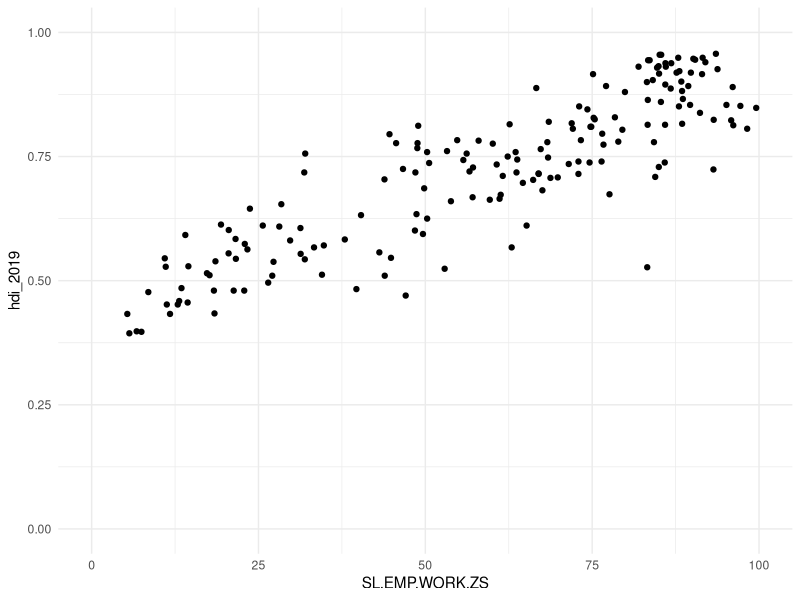
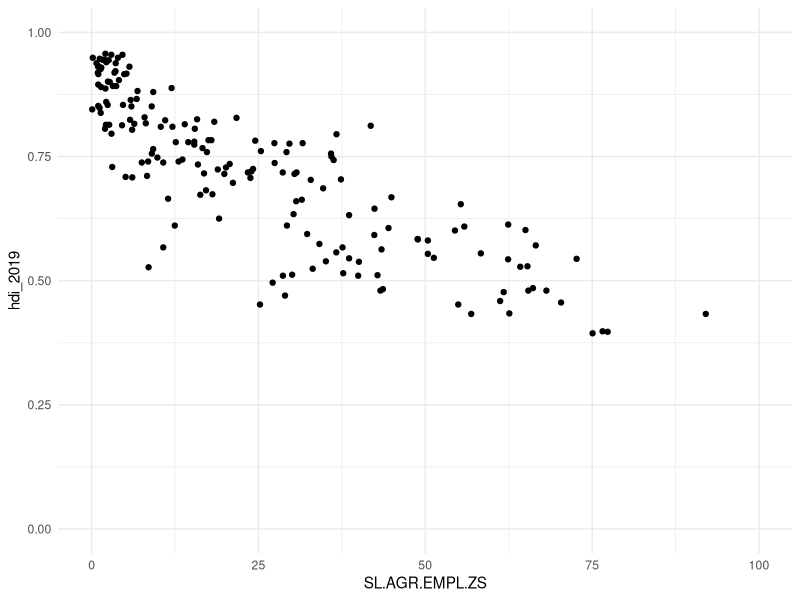
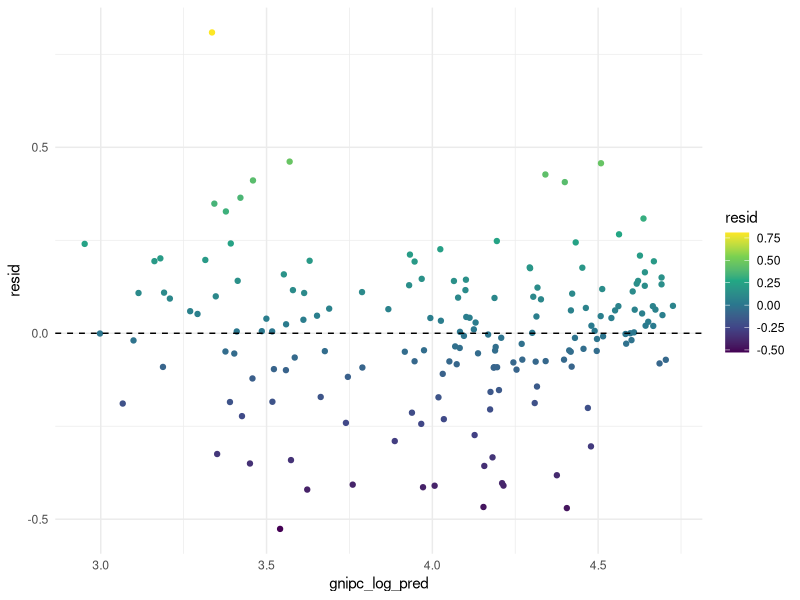
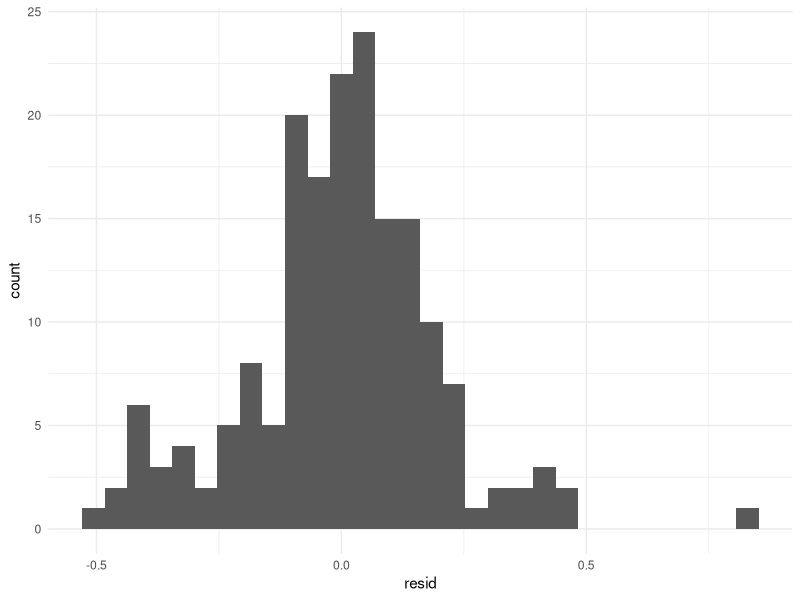
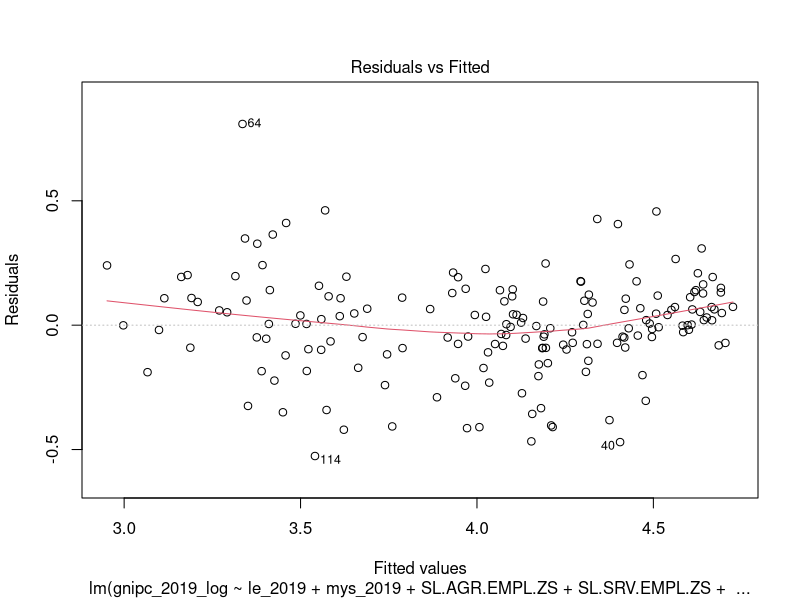
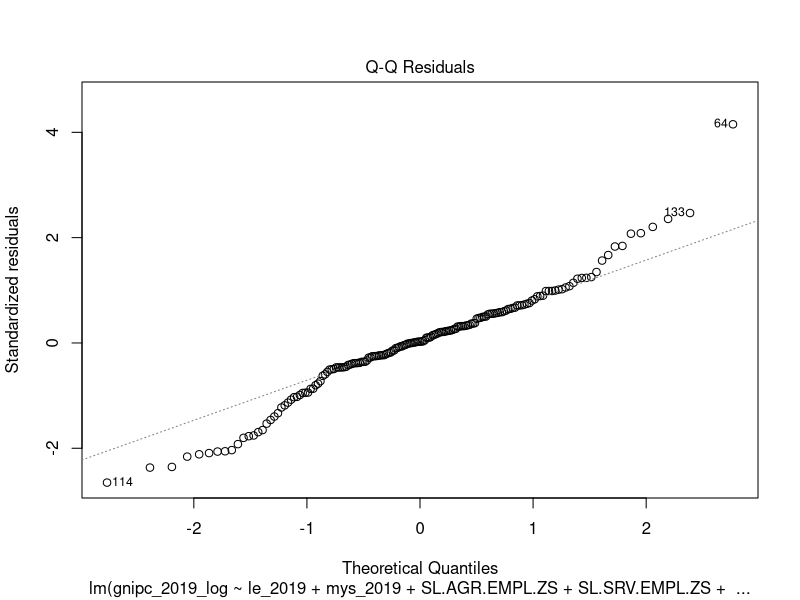
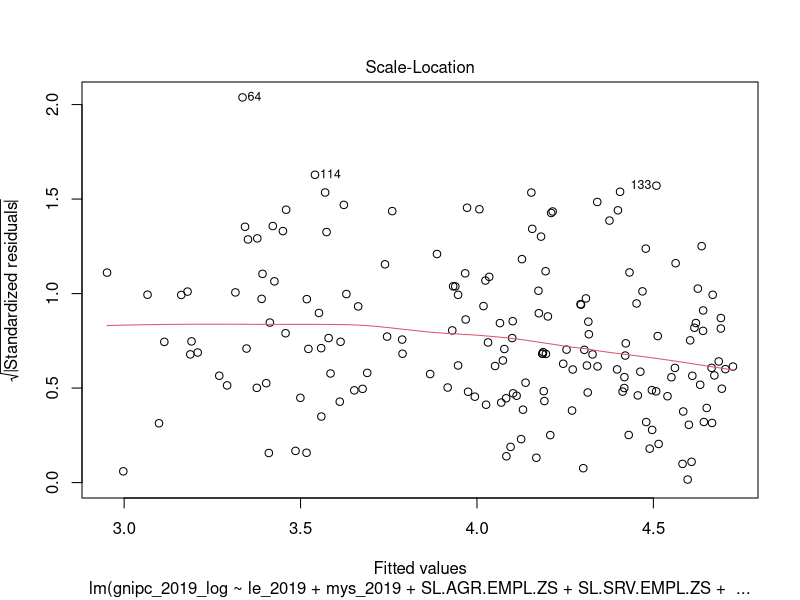
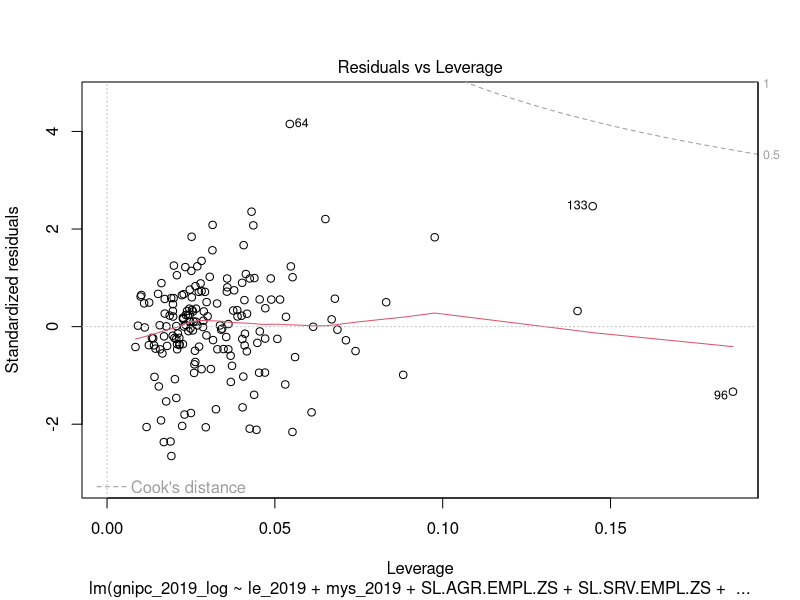

Write the R code that produced these figures, in order.
## ---- chunk 1
knitr::opts_chunk$set(echo=FALSE)
library(tidyverse)
library(broom)
library(leaps)
library(car)
## ---- chunk 2
knitr::opts_chunk$set(echo=TRUE, message=FALSE, warning=FALSE, collapse=TRUE, highlight=TRUE, paged.print=FALSE, prompt=TRUE, strip.white=FALSE, tidy = TRUE)
## ---- chunk 3
df <- read_csv('./data/wb_bank_data_2019.csv')
hdi <- read_csv('./data/HDI_HDR2020_040722.csv')

df <- df %>%
     pivot_wider(id_cols = c(iso3c, iso2c, country), names_from = indicatorID, values_from = value)
## ---- chunk 4
hdi <- hdi %>%
        select(iso3c, country, contains("_2019"))

## ---- chunk 5
final <- hdi %>%
            left_join(
              df %>% select(-country)
              )

final <- final %>% drop_na()

## ---- chunk 6
final %>%
  ggplot() + 
    geom_point(aes(x=SL.EMP.WORK.ZS, y=hdi_2019)) + 
    ylim(0,1) + 
    xlim(0,100) +
    theme_minimal()
## ---- chunk 7
final %>%
  ggplot() + 
    geom_point(aes(x=SL.AGR.EMPL.ZS, y=hdi_2019)) + 
    ylim(0,1) + 
    xlim(0,100) +
    theme_minimal()
## ---- chunk 8
final %>%
  select(SL.AGR.EMPL.ZS,SL.EMP.WORK.ZS, hdi_2019) %>%
  cor(., method='pearson')
## ---- chunk 9
final <- final %>%
                mutate(gnipc_2019_log = log10(gnipc_2019))

lm_1 <- final %>%
          lm(gnipc_2019_log ~ le_2019 + mys_2019 + SL.AGR.EMPL.ZS + SL.SRV.EMPL.ZS + SL.EMP.WORK.ZS -gnipc_2019_log, data = .)

summary(lm_1)
## ---- chunk 10
resids <- tibble(
  iso3c = final$iso3c,
  gnipc = final$gnipc_2019_log,
  gnipc_log_pred = predict(lm_1, final),
  resid =  gnipc - gnipc_log_pred
) 

resids %>%
  ggplot(aes(x=gnipc_log_pred, y=resid, color=resid)) + 
    geom_point() +
    scale_color_viridis_c() +
    geom_hline(yintercept = 0, linetype='dashed') + 
    theme_minimal()

## ---- chunk 11
resids %>%
  ggplot() + 
    geom_histogram(aes(x=resid)) +
    theme_minimal()
## ---- chunk 12
plot(lm_1)
## ---- chunk 13
###
## ---- chunk 14
###
## ---- chunk 15
summary(lm_1)$adj.r.squared
## ---- chunk 16
lm_scaled <- final %>%
        select(gnipc_2019_log, le_2019, mys_2019, SL.AGR.EMPL.ZS, SL.SRV.EMPL.ZS, SL.EMP.WORK.ZS) %>%
        mutate(across(everything(), scale)) %>%
        lm(gnipc_2019_log ~ ., data=.)
## ---- chunk 17
tidy(lm_scaled)
